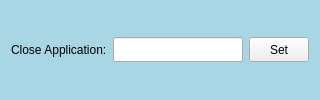
                          <widget class="QGroupBox" name="groupBox_79">
                           <property name="styleSheet">
                            <string notr="true">QGroupBox{
background-color: rgb(169, 214, 229);
border:none;
}

QGroupBox:title{
background-color: rgb(70, 143, 175);
border:none;
	color: rgb(208, 248, 255);
}</string>
                           </property>
                           <property name="title">
                            <string/>
                           </property>
                           <layout class="QHBoxLayout" name="horizontalLayout_38">
                            <item>
                             <widget class="QLabel" name="label_15">
                              <property name="text">
                               <string>Close Application:</string>
                              </property>
                             </widget>
                            </item>
                            <item>
                             <widget class="QLineEdit" name="lineEdit_8">
                              <property name="minimumSize">
                               <size>
                                <width>130</width>
                                <height>25</height>
                               </size>
                              </property>
                              <property name="maximumSize">
                               <size>
                                <width>140</width>
                                <height>16777215</height>
                               </size>
                              </property>
                              <property name="readOnly">
                               <bool>true</bool>
                              </property>
                             </widget>
                            </item>
                            <item>
                             <widget class="QPushButton" name="getCloseShortBtn">
                              <property name="minimumSize">
                               <size>
                                <width>60</width>
                                <height>25</height>
                               </size>
                              </property>
                              <property name="maximumSize">
                               <size>
                                <width>60</width>
                                <height>16777215</height>
                               </size>
                              </property>
                              <property name="text">
                               <string>Set</string>
                              </property>
                             </widget>
                            </item>
                           </layout>
                          </widget>
